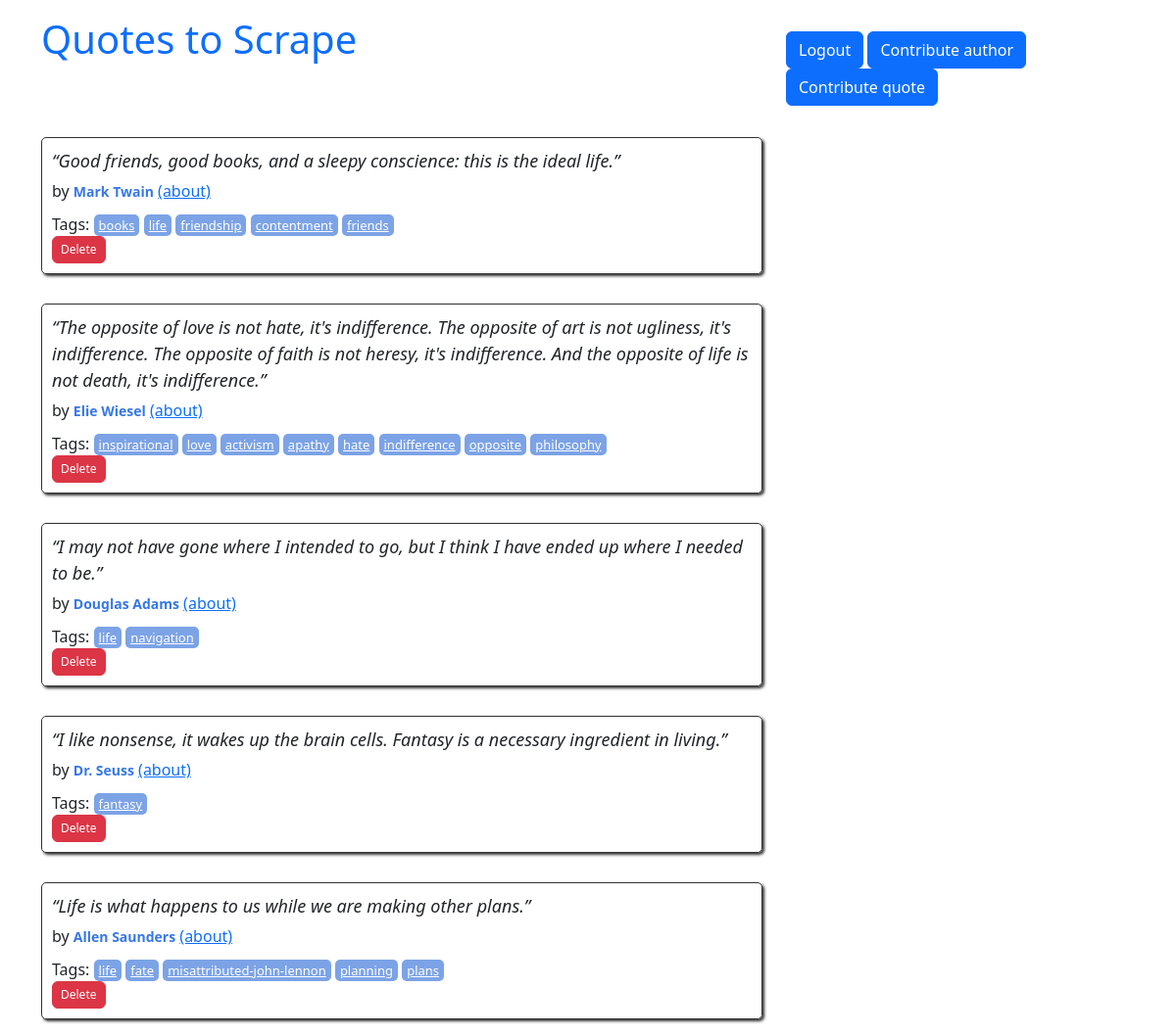
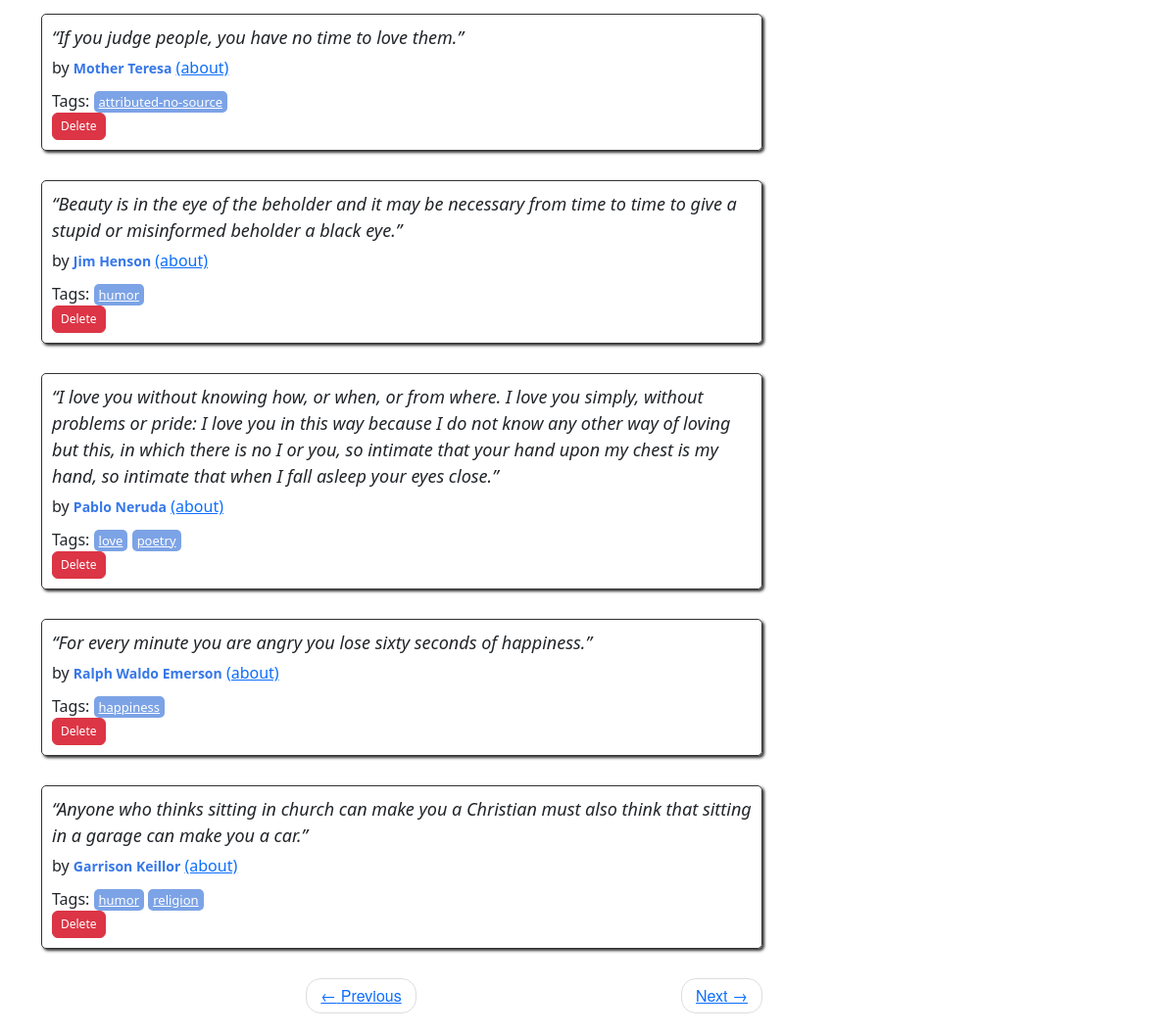
The page /2 (signed in) on the database its author committed (2 pictures, top to bottom).
### quotes/models.py (models this page shows, shortened)
class Quote(models.Model):
    quote = models.TextField()
    tags = models.ManyToManyField(Tag)
    author = models.ForeignKey(Author, on_delete=models.CASCADE, default=None, null=True)
    created_at = models.DateTimeField(auto_now_add=True)

class Author(models.Model):
    fullname = models.CharField(max_length=50)
    born_date = models.CharField(max_length=50)
    born_location = models.CharField(max_length=150)
    description = models.TextField()
    created_at = models.DateTimeField(auto_now_add=True)

class Tag(models.Model):
    name = models.CharField(max_length=30, null=False, unique=True)

### quotes/views.py (the view)
# urls.py: path('', views.main, name="root"),
def main(request, page=1):
    quotes = Quote.objects.all()
    per_page = 10
    paginator = Paginator(quotes, per_page)
    quotes_on_page = paginator.get_page(page)
    return render(request, 'quotes/index.html', context={'quotes': quotes_on_page})

### quotes/templates/quotes/index.html (shortened to what this page needs)
{% extends 'quotes/base.html' %}
{% load extract %}
{% block content %}
<div class="row" >
    <div class="col-md-8">
        {% for quote in quotes %}
        <div class="quote" itemscope="" itemtype="http://schema.org/CreativeWork">
            <span class="text" itemprop="text">
                {{ quote.quote }}
            </span>
            <span>by <small class="author" itemprop="author">{{ quote.author.fullname }}</small>
            <a href="/show_author/{{quote.author.id}}">(about)</a>
            </span>
            <div class="tags">
                Tags:
                {% for tag in quote.tags.all %}
                    <a class="tag">{{ tag.name }}</a>
                {% endfor %}
            </div>
            {% if user.is_authenticated %}
            <form method="post" action="{% url 'quotes:delete_quote' quote.id %}">
                <button class="btn btn-danger" style="--bs-btn-padding-y: .25rem; --bs-btn-padding-x: .5rem; --bs-btn-font-size: .75rem;">Delete</button>
              </form>
            {% endif %}
        </div>
        {% endfor %}
        <nav>
            <ul class="pager">
                <li class="previous">
                    <a class="{% if not quotes.has_previous %} disabled {% endif %}" href="{% if quotes.has_previous %} {% url 'quotes:root_paginate' quotes.previous_page_number %} {% else %} # {% endif %}">
                        <span aria-hidden="true">←</span> Previous
                    </a>
                </li>
                <li class="next">
                    <a class="{% if not quotes.has_next %} disabled {% endif %}" href="{% if quotes.has_next %} {% url 'quotes:root_paginate' quotes.next_page_number %} {% else %} # {% endif %}">
                        Next <span aria-hidden="true">→</span>
                </a>
            </li>
    </nav>
    </div>
</div>
{% endblock %}

### quotes/static/quotes/style.css (style rules this page uses)
.quote { padding: 10px; margin-bottom: 30px; border: 1px solid #333333; border-radius: 5px; box-shadow: 2px 2px 3px #333333; }
.quote span.text { display: block; margin-bottom: 5px; font-size: large; font-style: italic; }
.quote small.author { font-weight: bold; color: #3677E8; }
.quote .tags { margin-top: 10px; }
.tag { padding: 2px 5px; border-radius: 5px; color: white; font-size: small; background-color: #7CA3E6; }
.pager { font-family: "Raleway","Helvetica Neue",Helvetica,Arial,sans-serif; }
.pager { padding-left: 0; margin: 22px 0; list-style: none; text-align: center; }
.pager li { display: inline; }
.pager .next>a, .pager .next>span { float: right; }
.pager li>a, .pager li>span { display: inline-block; padding: 5px 14px; background-color: #ffffff; border: 1px solid #dddddd; border-radius: 15px; }

### rows shown on the page
Quote: quote "“Good friends, good books, and a sleepy conscience: this is the ideal life.”", author.fullname "Mark Twain"
Tag: name "books"
Tag: name "life"
Tag: name "friendship"
Tag: name "contentment"
Tag: name "friends"
Quote: quote "“The opposite of love is not hate, it's indifference. The opposite of art is not ugliness, it's indifference. The opposite of faith is not heresy, it's indifference. And the opposite of life is not death, it's indifference.”", author.fullname "Elie Wiesel"
Tag: name "inspirational"
Tag: name "love"
Tag: name "activism"
Tag: name "apathy"
Tag: name "hate"
Tag: name "indifference"
Tag: name "opposite"
Tag: name "philosophy"
Quote: quote "“I may not have gone where I intended to go, but I think I have ended up where I needed to be.”", author.fullname "Douglas Adams"
Tag: name "navigation"
Quote: quote "“I like nonsense, it wakes up the brain cells. Fantasy is a necessary ingredient in living.”", author.fullname "Dr. Seuss"
Tag: name "fantasy"
Quote: quote "“Life is what happens to us while we are making other plans.”", author.fullname "Allen Saunders"
Tag: name "fate"
Tag: name "misattributed-john-lennon"
Tag: name "planning"
Tag: name "plans"
Quote: quote "“If you judge people, you have no time to love them.”", author.fullname "Mother Teresa"
Tag: name "attributed-no-source"
Quote: quote "“Beauty is in the eye of the beholder and it may be necessary from time to time to give a stupid or misinformed beholder a black eye.”", author.fullname "Jim Henson"
Tag: name "humor"
Quote: quote "“I love you without knowing how, or when, or from where. I love you simply, without problems or pride: I love you in this way because I do not know any other way of loving but this, in which there is no I or you, so intimate that your hand upon my chest is my hand, so intimate that when I fall asleep your eyes close.”", author.fullname "Pablo Neruda"
Tag: name "poetry"
Quote: quote "“For every minute you are angry you lose sixty seconds of happiness.”", author.fullname "Ralph Waldo Emerson"
Tag: name "happiness"
Quote: quote "“Anyone who thinks sitting in church can make you a Christian must also think that sitting in a garage can make you a car.”", author.fullname "Garrison Keillor"
Tag: name "religion"
